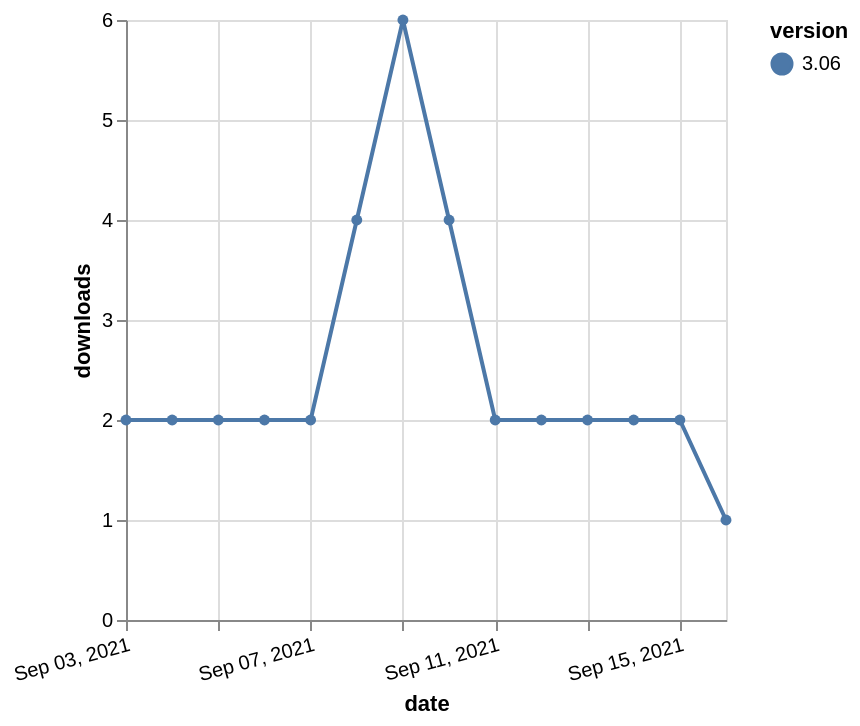

This figure's Vega-Lite source:
### Vega-Lite specification from a JSON file in a GitHub repository (floating-point values rounded to 4 significant figures)
{"$schema": "https://vega.github.io/schema/vega-lite/v5.json", "description": "A simple bar chart with embedded data.", "data": {"values": [{"date": "2021-09-03", "total": 651, "delta": 2, "version": "3.06"}, {"date": "2021-09-04", "total": 653, "delta": 2, "version": "3.06"}, {"date": "2021-09-05", "total": 655, "delta": 2, "version": "3.06"}, {"date": "2021-09-06", "total": 657, "delta": 2, "version": "3.06"}, {"date": "2021-09-07", "total": 659, "delta": 2, "version": "3.06"}, {"date": "2021-09-08", "total": 663, "delta": 4, "version": "3.06"}, {"date": "2021-09-09", "total": 669, "delta": 6, "version": "3.06"}, {"date": "2021-09-10", "total": 673, "delta": 4, "version": "3.06"}, {"date": "2021-09-11", "total": 675, "delta": 2, "version": "3.06"}, {"date": "2021-09-12", "total": 677, "delta": 2, "version": "3.06"}, {"date": "2021-09-13", "total": 679, "delta": 2, "version": "3.06"}, {"date": "2021-09-14", "total": 681, "delta": 2, "version": "3.06"}, {"date": "2021-09-15", "total": 683, "delta": 2, "version": "3.06"}, {"date": "2021-09-16", "total": 684, "delta": 1, "version": "3.06"}]}, "width": "container", "mark": {"type": "line", "point": {"filled": true}}, "encoding": {"x": {"field": "date", "type": "temporal", "timeUnit": "yearmonthdate", "title": "date", "axis": {"labelAngle": -15}}, "y": {"field": "delta", "type": "quantitative", "title": "downloads"}, "color": {"field": "version", "type": "nominal"}, "tooltip": {"field": "delta"}}}
